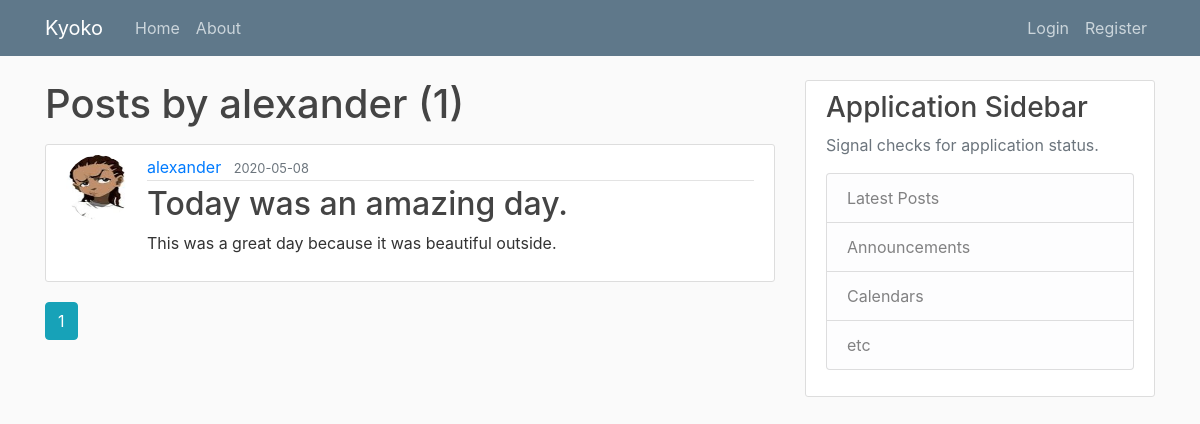
Page /user/alexander on the committed database.
### helloflask/models.py (models this page shows, shortened)
class User(db.Model, UserMixin):
    id = db.Column(db.Integer, primary_key=True)
    username = db.Column(db.String(20), unique=True, nullable=False)
    email = db.Column(db.String(120), unique=True, nullable=False)
    image_file = db.Column(db.String(20), nullable=False, default= 'default.jpeg')
    password = db.Column(db.String(60), nullable=False)
    posts = db.relationship('Post', backref='author', lazy=True)

class Post(db.Model):
    id = db.Column(db.Integer, primary_key=True)
    title = db.Column(db.String(100), nullable=False)
    date_posted = db.Column(db.DateTime, nullable=False, default=datetime.utcnow)
    content = db.Column(db.Text, nullable=False)
    user_id = db.Column(db.Integer, db.ForeignKey('user.id'), nullable=False)

### helloflask/routes.py (the view)
@app.route("/user/<string:username>")
def user_posts(username):
    page = request.args.get('page', 1, type=int)
    user = User.query.filter_by(username=username).first_or_404()
    posts = Post.query.filter_by(author=user)\
    .order_by(Post.date_posted.desc())\
    .paginate(page=page, per_page=3)
    return render_template('user_posts.html', posts=posts, user=user)

### helloflask/templates/user_posts.html
{% extends "layout.html" %}
{% block content %}
<h1 class="mb-3">Posts by {{ user.username }} ({{ posts.total }})</h1>
   {% for post in posts.items %}
    <article class="media content-section">
      <img class="rounded-circle article-img" src="{{ url_for('static', filename='profile_pics/' + post.author.image_file) }}">
      <div class="media-body">
       <div class="article-metadata">
         <a class="mr-2" href="{{url_for('user_posts', username=post.author.username)}}">{{ post.author.username }}</a>
         <small class="text-muted">{{ post.date_posted.strftime('%Y-%m-%d') }}</small>
       </div>
       <h2><a class="article-title" href="{{url_for('post', post_id=post.id) }}">{{ post.title }}</a></h2>
       <p class="article-content">{{ post.content }}</p>
      </div>
      </article>
    {% endfor %}
    {% for page_num in posts.iter_pages(left_edge=1, right_edge=1, left_current=1, right_current=2) %}
        {% if page_num %}
            {% if posts.page == page_num %}
                <a class="btn btn-info mb-4" href="{{ url_for('user_posts', username=user.username, page=page_num) }}">{{ page_num }}</a>
            {% else %}
                <a class="btn btn-outline-info mb-4" href="{{ url_for('user_posts', username=user.username, page=page_num) }}">{{ page_num }}</a>
            {% endif %}
        {% else %}
            ...
        {% endif %}
    {% endfor %}
{% endblock content %}

### helloflask/static/main.css (style rules this page uses)
body { background: #fafafa; color: #333333; margin-top: 5rem; }
h1, h2, h3, h4, h5, h6 { color: #444444; }
.content-section { background: #ffffff; padding: 10px 20px; border: 1px solid #dddddd; border-radius: 3px; margin-bottom: 20px; }
.article-title { color: #444444; }
.article-content { white-space: pre-line; }
.article-img { height: 65px; width: 65px; margin-right: 16px; }
.article-metadata { padding-bottom: 1px; margin-bottom: 4px; border-bottom: 1px solid #e3e3e3 }

### rows in the picture
User: username "alexander"
Post: image_file (picture), author.username "alexander", date_posted "2020-05-08", title "Today was an amazing day.", content "This was a great day because it was beautiful outside."

### other values in the picture
{{ posts.total }} "1"
{{ page_num }} "1"
